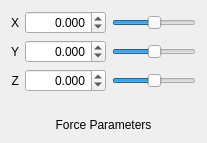
                <widget class="QWidget" name="ForcePage">
                 <layout class="QGridLayout" name="gridLayout_30">
                  <item row="0" column="0">
                   <widget class="QLabel" name="ForceParametersXLabel">
                    <property name="toolTip">
                     <string>A constant force on the X-axis</string>
                    </property>
                    <property name="text">
                     <string>X</string>
                    </property>
                    <property name="alignment">
                     <set>Qt::AlignRight|Qt::AlignTrailing|Qt::AlignVCenter</set>
                    </property>
                   </widget>
                  </item>
                  <item row="1" column="0">
                   <widget class="QLabel" name="ForceParametersYLabel">
                    <property name="toolTip">
                     <string>A constant force on the Y-axis</string>
                    </property>
                    <property name="text">
                     <string>Y</string>
                    </property>
                    <property name="alignment">
                     <set>Qt::AlignRight|Qt::AlignTrailing|Qt::AlignVCenter</set>
                    </property>
                   </widget>
                  </item>
                  <item row="2" column="0">
                   <widget class="QLabel" name="ForceParametersZLabel">
                    <property name="toolTip">
                     <string>A constant force on the Z-axis</string>
                    </property>
                    <property name="text">
                     <string>Z</string>
                    </property>
                    <property name="alignment">
                     <set>Qt::AlignRight|Qt::AlignTrailing|Qt::AlignVCenter</set>
                    </property>
                   </widget>
                  </item>
                  <item row="0" column="1">
                   <widget class="QDoubleSpinBox" name="ForceParametersXSpinBox">
                    <property name="toolTip">
                     <string>A constant force on the X-axis</string>
                    </property>
                    <property name="alignment">
                     <set>Qt::AlignRight|Qt::AlignTrailing|Qt::AlignVCenter</set>
                    </property>
                    <property name="decimals">
                     <number>3</number>
                    </property>
                    <property name="minimum">
                     <double>-1000.000000000000000</double>
                    </property>
                    <property name="maximum">
                     <double>1000.000000000000000</double>
                    </property>
                    <property name="singleStep">
                     <double>0.100000000000000</double>
                    </property>
                   </widget>
                  </item>
                  <item row="1" column="1">
                   <widget class="QDoubleSpinBox" name="ForceParametersYSpinBox">
                    <property name="toolTip">
                     <string>A constant force on the Y-axis</string>
                    </property>
                    <property name="alignment">
                     <set>Qt::AlignRight|Qt::AlignTrailing|Qt::AlignVCenter</set>
                    </property>
                    <property name="decimals">
                     <number>3</number>
                    </property>
                    <property name="minimum">
                     <double>-1000.000000000000000</double>
                    </property>
                    <property name="maximum">
                     <double>1000.000000000000000</double>
                    </property>
                    <property name="singleStep">
                     <double>0.100000000000000</double>
                    </property>
                   </widget>
                  </item>
                  <item row="2" column="1">
                   <widget class="QDoubleSpinBox" name="ForceParametersZSpinBox">
                    <property name="toolTip">
                     <string>A constant force on the Z-axis</string>
                    </property>
                    <property name="alignment">
                     <set>Qt::AlignRight|Qt::AlignTrailing|Qt::AlignVCenter</set>
                    </property>
                    <property name="decimals">
                     <number>3</number>
                    </property>
                    <property name="minimum">
                     <double>-1000.000000000000000</double>
                    </property>
                    <property name="maximum">
                     <double>1000.000000000000000</double>
                    </property>
                    <property name="singleStep">
                     <double>0.100000000000000</double>
                    </property>
                   </widget>
                  </item>
                  <item row="0" column="2">
                   <widget class="QSlider" name="ForceParametersXSlider">
                    <property name="toolTip">
                     <string>A constant force on the X-axis</string>
                    </property>
                    <property name="minimum">
                     <number>-10000</number>
                    </property>
                    <property name="maximum">
                     <number>10000</number>
                    </property>
                    <property name="orientation">
                     <enum>Qt::Horizontal</enum>
                    </property>
                   </widget>
                  </item>
                  <item row="1" column="2">
                   <widget class="QSlider" name="ForceParametersYSlider">
                    <property name="toolTip">
                     <string>A constant force on the Y-axis</string>
                    </property>
                    <property name="minimum">
                     <number>-10000</number>
                    </property>
                    <property name="maximum">
                     <number>10000</number>
                    </property>
                    <property name="orientation">
                     <enum>Qt::Horizontal</enum>
                    </property>
                   </widget>
                  </item>
                  <item row="2" column="2">
                   <widget class="QSlider" name="ForceParametersZSlider">
                    <property name="toolTip">
                     <string>A constant force on the Z-axis</string>
                    </property>
                    <property name="minimum">
                     <number>-10000</number>
                    </property>
                    <property name="maximum">
                     <number>10000</number>
                    </property>
                    <property name="orientation">
                     <enum>Qt::Horizontal</enum>
                    </property>
                   </widget>
                  </item>
                  <item row="4" column="0" colspan="3">
                   <widget class="QLabel" name="ForceParametersLabel">
                    <property name="text">
                     <string>Force Parameters</string>
                    </property>
                    <property name="alignment">
                     <set>Qt::AlignCenter</set>
                    </property>
                   </widget>
                  </item>
                  <item row="3" column="0" colspan="3">
                   <spacer name="verticalSpacer_27">
                    <property name="orientation">
                     <enum>Qt::Vertical</enum>
                    </property>
                    <property name="sizeType">
                     <enum>QSizePolicy::Fixed</enum>
                    </property>
                    <property name="sizeHint" stdset="0">
                     <size>
                      <width>20</width>
                      <height>20</height>
                     </size>
                    </property>
                   </spacer>
                  </item>
                 </layout>
                </widget>
